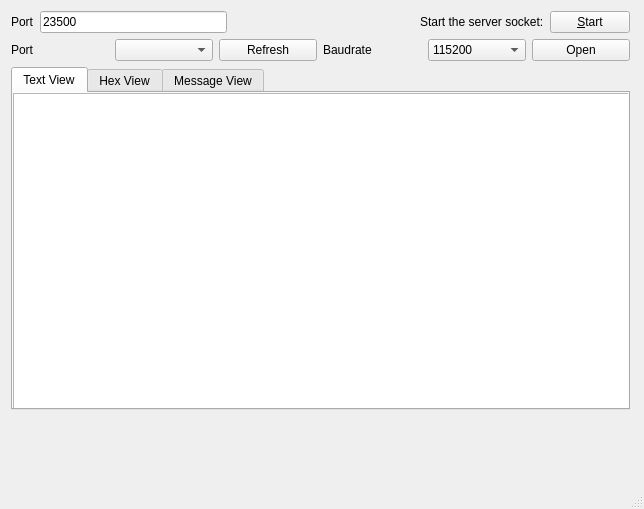
<?xml version="1.0" encoding="UTF-8"?>
<ui version="4.0">
 <class>MainWindow</class>
 <widget class="QMainWindow" name="MainWindow">
  <property name="geometry">
   <rect>
    <x>0</x>
    <y>0</y>
    <width>644</width>
    <height>509</height>
   </rect>
  </property>
  <property name="windowTitle">
   <string>Fuckup Socket Repeater</string>
  </property>
  <widget class="QWidget" name="centralWidget">
   <widget class="QWidget" name="verticalLayoutWidget">
    <property name="geometry">
     <rect>
      <x>0</x>
      <y>0</y>
      <width>641</width>
      <height>421</height>
     </rect>
    </property>
    <layout class="QVBoxLayout" name="verticalLayout">
     <property name="sizeConstraint">
      <enum>QLayout::SetMaximumSize</enum>
     </property>
     <item>
      <layout class="QHBoxLayout" name="horizontalLayout">
       <item>
        <widget class="QLabel" name="label_2">
         <property name="text">
          <string>Port</string>
         </property>
        </widget>
       </item>
       <item>
        <widget class="QLineEdit" name="port">
         <property name="text">
          <string>23500</string>
         </property>
        </widget>
       </item>
       <item>
        <spacer name="horizontalSpacer">
         <property name="orientation">
          <enum>Qt::Horizontal</enum>
         </property>
         <property name="sizeHint" stdset="0">
          <size>
           <width>40</width>
           <height>20</height>
          </size>
         </property>
        </spacer>
       </item>
       <item>
        <widget class="QLabel" name="label">
         <property name="text">
          <string>Start the server socket:</string>
         </property>
        </widget>
       </item>
       <item>
        <widget class="QPushButton" name="btnStart">
         <property name="text">
          <string>&amp;Start</string>
         </property>
        </widget>
       </item>
      </layout>
     </item>
     <item>
      <layout class="QHBoxLayout" name="horizontalLayout_2">
       <item>
        <widget class="QLabel" name="label_3">
         <property name="text">
          <string>Port</string>
         </property>
        </widget>
       </item>
       <item>
        <widget class="QComboBox" name="uartPort"/>
       </item>
       <item>
        <widget class="QPushButton" name="uartRefresh">
         <property name="text">
          <string>Refresh</string>
         </property>
        </widget>
       </item>
       <item>
        <widget class="QLabel" name="label_4">
         <property name="text">
          <string>Baudrate</string>
         </property>
        </widget>
       </item>
       <item>
        <widget class="QComboBox" name="uartBaud">
         <property name="currentIndex">
          <number>10</number>
         </property>
         <item>
          <property name="text">
           <string>300</string>
          </property>
         </item>
         <item>
          <property name="text">
           <string>600</string>
          </property>
         </item>
         <item>
          <property name="text">
           <string>1200</string>
          </property>
         </item>
         <item>
          <property name="text">
           <string>2400</string>
          </property>
         </item>
         <item>
          <property name="text">
           <string>4800</string>
          </property>
         </item>
         <item>
          <property name="text">
           <string>9600</string>
          </property>
         </item>
         <item>
          <property name="text">
           <string>14400</string>
          </property>
         </item>
         <item>
          <property name="text">
           <string>19200</string>
          </property>
         </item>
         <item>
          <property name="text">
           <string>38400</string>
          </property>
         </item>
         <item>
          <property name="text">
           <string>57600</string>
          </property>
         </item>
         <item>
          <property name="text">
           <string>115200</string>
          </property>
         </item>
        </widget>
       </item>
       <item>
        <widget class="QPushButton" name="uartOpen">
         <property name="text">
          <string>Open</string>
         </property>
        </widget>
       </item>
      </layout>
     </item>
     <item>
      <widget class="QTabWidget" name="tabWidget">
       <property name="currentIndex">
        <number>0</number>
       </property>
       <widget class="QWidget" name="tab">
        <attribute name="title">
         <string>Text View</string>
        </attribute>
        <widget class="QPlainTextEdit" name="txtOut">
         <property name="geometry">
          <rect>
           <x>0</x>
           <y>0</y>
           <width>639</width>
           <height>331</height>
          </rect>
         </property>
        </widget>
       </widget>
       <widget class="QWidget" name="tab_2">
        <attribute name="title">
         <string>Hex View</string>
        </attribute>
       </widget>
       <widget class="QWidget" name="tab_3">
        <attribute name="title">
         <string>Message View</string>
        </attribute>
       </widget>
      </widget>
     </item>
    </layout>
   </widget>
  </widget>
  <widget class="QStatusBar" name="statusBar"/>
 </widget>
 <layoutdefault spacing="6" margin="11"/>
 <resources/>
 <connections/>
</ui>
